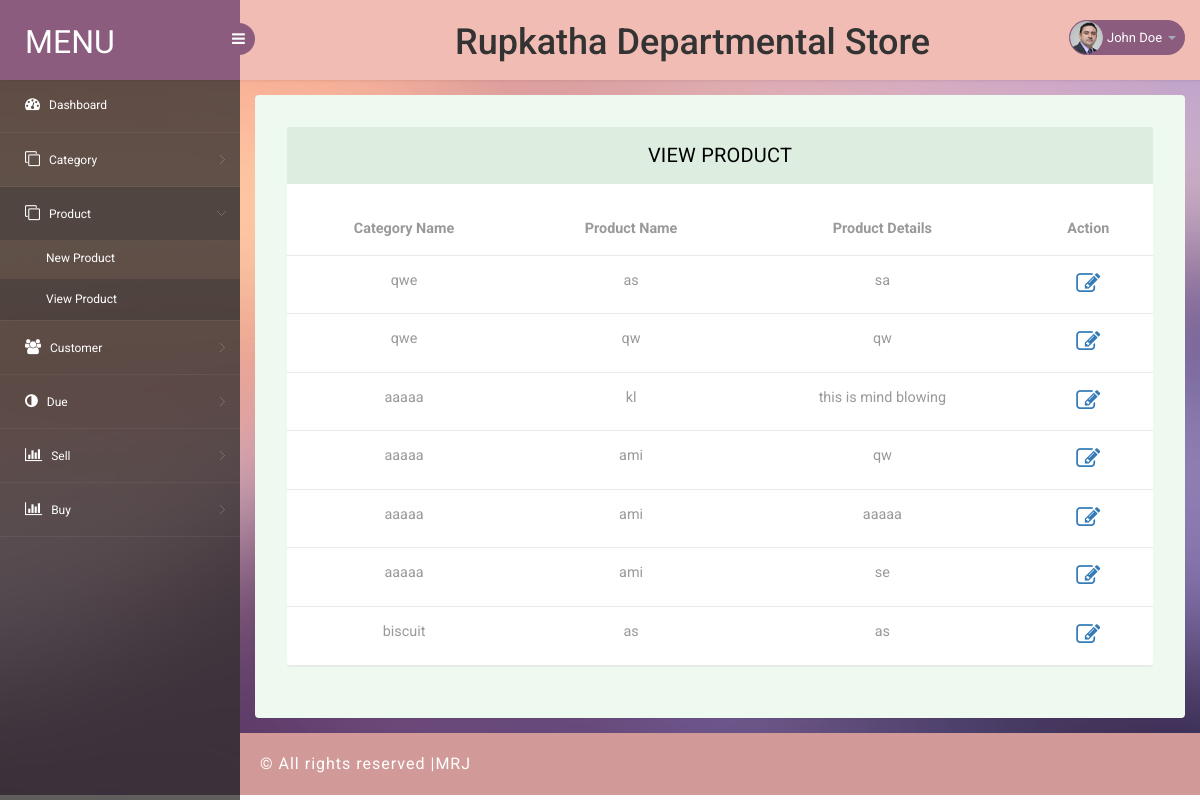
Screenshot of /Product/viewproduct with the database file from the repository.
### tables this page shows
CREATE TABLE `category` (
  `id` int(11) NOT NULL,
  `category_name` varchar(25) NOT NULL
);

CREATE TABLE `product` (
  `id` int(11) NOT NULL,
  `category_id` int(11) NOT NULL,
  `product_details` varchar(225) NOT NULL,
  `product_quantity` int(11) DEFAULT '0',
  `product_name` varchar(220) NOT NULL
);

### system/lib/Load.php (called while the page is built, shortened)
<?php
class Load
{
	public function view($file,$data=NULL){
		include 'app/views/'.$file.'.php';
	}
	public function model($fileName){
		return new $fileName;
	}
}
?>

### app/controllers/Product.php (called while the page is built, shortened)
<?php
class Product extends DController
{
    public function viewproduct(){
        $tableCat="category";
        $tablepost="product";
        $data=array();
        $ProductModel=$this->load->model("ProductModel");
        $data['proall']=$ProductModel->getAllProduct($tablepost);
        $CatModel=$this->load->model("CatModel");
        $data['allcat']=$CatModel->catList($tableCat);
        $this->load->view('web\viewproduct',$data);
    }
}
?>

### index.php (called while the page is built, shortened)
<?php
$main=new Main();
?>

### system/lib/Database.php (called while the page is built, shortened)
<?php
class Database  extends PDO
{
	public function select($sql,$data=array(),$fetchStyle=PDO::FETCH_ASSOC){
		$stmt=$this->prepare($sql);
		$stmt->execute();
		return  $stmt->fetchAll($fetchStyle);
	}
}
?>

### app/models/CatModel.php (called while the page is built, shortened)
<?php
class CatModel extends DModel{
	public function catList($table){
		$sql="SELECT * FROM $table ORDER BY id DESC";
		return $this->db->select($sql);
	}
}
?>

### system/lib/DController.php (called while the page is built, shortened)
<?php
class DController{
	public function __construct(){
		$this->load=new Load();
	}
}
?>

### system/lib/DModel.php (called while the page is built, shortened)
<?php
class DModel
{
	public function __construct()
	{
		$dsn='mysql:dbname=project; host=localhost';
		$user='root';
		$pass='';
		$this->db = new Database($dsn,$user,$pass);
	}
}
?>

### app/models/ProductModel.php (called while the page is built, shortened)
<?php
class ProductModel extends DModel{
	public function getAllProduct($table){
		$sql="SELECT * FROM $table ORDER BY id DESC";
		return $this->db->select($sql);
	}
}
?>

### app/views/web/viewproduct.php (the view, shortened to what this page needs)
<!DOCTYPE html>
<head>
<?php include "app/views/web/header/StyleJs.php" ?></head>
<body>
<?php
include "app/views/web/header/header.php"
?>
<aside>
    <div id="sidebar" class="nav-collapse">
        <?php $page="viewproduct";
        include "app/views/web/LeftSideBar/leftside.php"
        ?>
    </div>
</aside>
<section id="main-content">
    <section class="wrapper">
        <div class="table-agile-info">
            <div class="panel panel-default">
                <div class="panel-heading">
                    View  Product
                </div>
                <div>
                    <table class="table">
                        <thead>
                        <tr>
                            <th class="text-center">Category Name</th>
                            <th class="text-center">Product Name</th>
                            <th class="text-center">Product Details</th>
                            <th class="text-center">Action</th>
                        </tr>
                        </thead>
                        <tbody>
                            <?php
                            foreach ($data['proall'] as $key => $value) {
                            ?>
                        <tr data-expanded="true">
                            <td class="text-center">
                                <?php
                                  foreach ($data['allcat'] as $cat) {
                                     if ($cat['id'] == $value['category_id']) {
                                       echo $cat['category_name'];
                                     }
                                  }
                                ?>
                            </td>
                            <td class="text-center"><?php echo $value['product_name']?></td>
                            <td class="text-center"><p>
                            <?php
                                $text=$value['product_details'];
                                echo $text;
                            ?>
                            </p></td>
                            <td title="Edit" class="text-center"><a href="<?php echo BASE_URL ; ?>Product/editproduct/<?php echo $value['id'];?>"><i class="fa fa-edit" style="font-size:24px"></i></a></td>
                        </tr>
                        <?php }?>
                        </tbody>
                    </table>
                </div>
            </div>
        </div>
        <?php
        include "app/views/web/footer/footer.php";
        ?>
</body>
</html>

### app/views/web/css/style.css (style rules this page uses)
p { margin: 0; }
html, body { font-family: 'Roboto', sans-serif; font-size: 100%; overflow-x: hidden; background: url(../images/bg.jpg) no-repeat 0px 0px; background-size:cover; }
body a { transition: 0.5s all ease; -webkit-transition: 0.5s all ease; -moz-transition: 0.5s all ease; -o-transition: 0.5s all ease; -ms-transition: 0.5s all ease; text-decoration:none; }
p { margin:0; }
#sidebar { width:240px; height:100%; position:fixed; background:rgba(52, 48, 48, 0.78); -webkit-transition:all .3s ease-in-out; -moz-transition:all .3s ease-in-out; -o-transition:all .3s ease-in-out; transition:all .3s ease-in-out; }
#main-content { margin-left:240px; -webkit-transition:all .3s ease-in-out; -moz-transition:all .3s ease-in-out; -o-transition:all .3s ease-in-out; transition:all .3s ease-in-out; }
.wrapper { display:inline-block; margin-top:80px; padding:15px; width:100%; }
.panel-heading { position: relative; height: 57px; line-height: 57px; letter-spacing: 0.2px; color: #000; font-size: 18px; font-weight: 400; padding: 0 16px; background:#ddede0; border-top-right-radius: 2px; border-top-left-radius: 2px; text-transform: uppercase; text-align: center; }
.panel { border: none ! important; }
.table>thead>tr>th { border-bottom: 1px solid #e1ab91 ! important; }
.table>tbody>tr>td, .table>tbody>tr>th, .table>tfoot>tr>td, .table>tfoot>tr>th, .table>thead>tr>td, .table>thead>tr>th { border-bottom: 1px solid #e9e9e9 ! important; }
.table > thead > tr > th, .table > tbody > tr > th, .table > tfoot > tr > th, .table > thead > tr > td, .table > tbody > tr > td, .table > tfoot > tr > td { border-top: none !important; }
.table td, .table>tbody>tr>td, .table>tbody>tr>th, .table>tfoot>tr>td, .table>tfoot>tr>th, .table>thead>tr>td, .table>thead>tr>th { padding: 15px!important; }
.table > thead > tr > th, .table > tbody > tr > th, .table > tfoot > tr > th, .table > thead > tr > td, .table > tbody > tr > td, .table > tfoot > tr > td { font-size: 0.9em; color: #999; border-top: none !important; }
.table-agile-info { background: #eef9f0; padding: 2em; border-radius: 4px; -webkit-box-shadow: 0 1px 1px rgba(0,0,0,.05); box-shadow: 0 1px 1px rgba(0,0,0,.05); }
.panel-default>.panel-heading { color: #000000 ! important; background-color: #ddede0 ! important; border-color: #ddede0 ! important; font-size: 20px; }

### rows the page displays
product: product_name "as", product_details "sa"
category: category_name "qwe"
product: product_name "qw", product_details "qw"
product: product_name "kl", product_details "this is mind blowing"
category: category_name "aaaaa"
product: product_name "ami", product_details "qw"
product: product_name "ami", product_details "aaaaa"
product: product_name "ami", product_details "se"
product: product_name "as", product_details "as"
category: category_name "biscuit"
